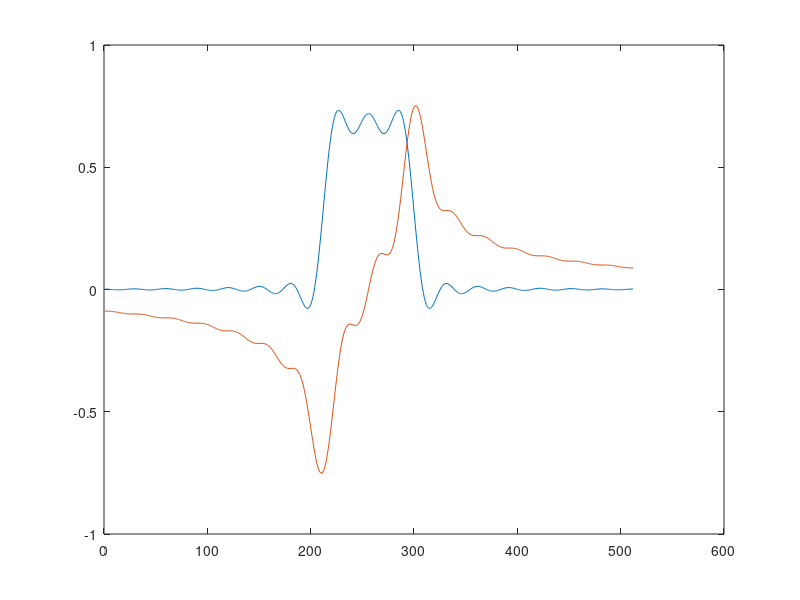

The MATLAB source for this figure:
%*********************************************
%************* Bloch simulation **************
%*********************************************

% ############ DEFINE RELEVANT PARAMETERS #################
nmag=512;			% Number of elements of magnetization
hnmag=nmag/2;

ppoints=124;		% Number of points in the pulse MUST match size of RF and gradient file
grad=8*4250;		% Gradient scaling in Hz/cm
swid=1;				% Width of sample in cm
b1scale=4*375;		% B1 scaling strength (Hz)
pw=0.0005;			% Pulse width (s)
rephase=0;			% FLAG: =1 then does a rephase of slice select following the RF pulse
crush=0;			% FLAG: =1 then crush Mxy prior to pulse to simulate 180 degree pulses and rephase afterwards

tcrush=0.01;        % Crusher gradient duration (seconds)

gcrush=(0.25*nmag-grad*pw)/(2*tcrush);

% ############ DEFINE STARTING MAGNETIZATION #################
Mo = 1.0;
Mag = [0, 0, Mo];   % Starting magnetization - change HERE to start from transverse or longitudinal
Ms0=[];

% ############ GET RF AND GRADIENT PULSE SHAPES #################
% Get RF pulse profile to simulate
fp=fopen('half_sinc3_124.txt', 'r');
pshape=fscanf(fp, '%f', ppoints);
fclose(fp);
 
maxpshape=max(pshape);
pshape1=pshape/maxpshape;   % Normalise the RF pulse shape - subsequently scaled by parameter "b1scale"

dt=pw/ppoints;              % Time resolution of simulation

% Get accompanying NORMALISED gradient profile to simulate
fp=fopen('grad_124.txt', 'r');
gshape=fscanf(fp, '%f', ppoints);
fclose(fp);

% ############ START OF SIMULATION #################
% Set up spatial magnetization
for j=1:nmag
  Ms0(j,:)=Mag;
end

% Crush Mxy if pulse is 180 refocussing 
% Starting magnetization should have been [0, 1, 0] or [1, 0, 0]
if(crush==1)
  for j=1:nmag
    temp1(1)=Ms0(j,1);
    temp1(2)=Ms0(j,2);
    alpha=2.0*pi*tcrush*(gcrush*swid*(j-hnmag)/nmag);
    Ms0(j,1) = (temp1(1)*cos(alpha) + temp1(2)*sin(alpha));
    Ms0(j,2) = (-1*temp1(1)*sin(alpha) + temp1(2)*cos(alpha));
  end
end

% Simulate pulse via Bloch rotations
for j=1:nmag
  temp(1,:)=Ms0(j,:);
  
  for k=1:ppoints
    relb1=b1scale*pshape1(k,:);
    domega=gshape(k,:)*grad*swid*(j-hnmag)/nmag;
 
    theta=atan2(relb1,domega);
    beff=sqrt((relb1^2)+(domega^2));
    phi=2*pi*beff*dt;

    ct=cos(theta);
    st=sin(theta);
    cp=cos(phi);
    sp=sin(phi);

    smag1=temp(k,1);
    smag2=temp(k,2);
    smag3=temp(k,3);
    
    xmag = (smag1*((ct*ct*cp)+(st*st))) + (smag2*(ct*sp)) + (smag3*((st*ct)*(1-cp)));
    ymag = (-1*smag1*(sp*ct)) + (smag2*cp) + (smag3*(st*sp));
    zmag = (smag1*((ct*st)*(1-cp))) - (smag2*(st*sp)) + (smag3*((ct*ct)+(st*st*cp)));

    temp(k+1,1) = xmag;
    temp(k+1,2) = ymag;
    temp(k+1,3) = zmag; 
   end

  Ms0(j,:)=temp(k,:);
end

% Rephase Mxy if pulse is selective EXCITATION
if(rephase==1)
  for j=1:nmag
    temp1(1)=Ms0(j,1);
    temp1(2)=Ms0(j,2);
    alpha=-2.0*pi*(grad*swid*(j-hnmag)/nmag)*(pw/2)
    Ms0(j,1) = (temp1(1)*cos(alpha) + temp1(2)*sin(alpha));
    Ms0(j,2) = (-1*temp1(1)*sin(alpha) + temp1(2)*cos(alpha));
  end
end

% Crush Mxy if pulse was a 180 refocussing
if(crush==1)

% Crusher gradient - rephase
  for j=1:nmag
    temp1(1)=Ms0(j,1);
    temp1(2)=Ms0(j,2);
    alpha=2.0*pi*tcrush*(gcrush*swid*(j-hnmag)/nmag);
    Ms0(j,1) = (temp1(1)*cos(alpha) + temp1(2)*sin(alpha));
    Ms0(j,2) = (-1*temp1(1)*sin(alpha) + temp1(2)*cos(alpha));
  end

% Moving average to produce simulate the effect of the crusher
  width=16;
  while(j<=nmag-width)
    mavx=0;
    mavy=0;
    k=1;
    while(k<=width)
      mavx=mavx+Ms0(j+k,1);
      mavy=mavy+Ms0(j+k,2);
      k=k+1;
    end
    Ms0(j,1) = mavx/width;
    Ms0(j,2) = mavy/width;
    j=j+1;
  end

end
  
mx=Ms0(:,1);
my=Ms0(:,2);
mz=Ms0(:,3);
plot(my);
hold on
plot(mx);

% ############ SAVE RESULT #################
save halfsinc3_junk.txt mx my mz
